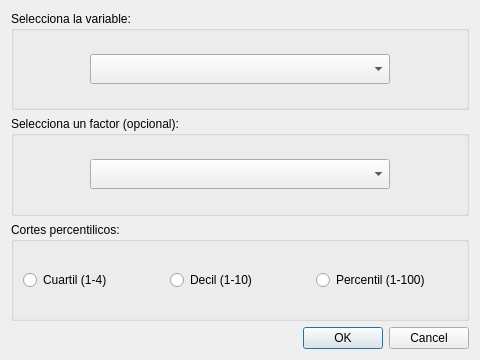
<?xml version="1.0" encoding="UTF-8"?>
<ui version="4.0">
 <class>agregado</class>
 <widget class="QDialog" name="agregado">
  <property name="geometry">
   <rect>
    <x>0</x>
    <y>0</y>
    <width>480</width>
    <height>360</height>
   </rect>
  </property>
  <property name="windowTitle">
   <string>Dialog</string>
  </property>
  <layout class="QGridLayout" name="gridLayout_2">
   <item row="0" column="0">
    <layout class="QGridLayout" name="gridLayout">
     <item row="5" column="0">
      <widget class="QGroupBox" name="groupBox">
       <property name="title">
        <string>Selecciona la variable:</string>
       </property>
       <layout class="QGridLayout" name="gridLayout_3">
        <item row="0" column="1">
         <widget class="QComboBox" name="cb_discretizar_1">
          <property name="minimumSize">
           <size>
            <width>300</width>
            <height>30</height>
           </size>
          </property>
         </widget>
        </item>
        <item row="0" column="0">
         <spacer name="horizontalSpacer">
          <property name="orientation">
           <enum>Qt::Horizontal</enum>
          </property>
          <property name="sizeHint" stdset="0">
           <size>
            <width>0</width>
            <height>20</height>
           </size>
          </property>
         </spacer>
        </item>
        <item row="0" column="2">
         <spacer name="horizontalSpacer_2">
          <property name="orientation">
           <enum>Qt::Horizontal</enum>
          </property>
          <property name="sizeHint" stdset="0">
           <size>
            <width>40</width>
            <height>20</height>
           </size>
          </property>
         </spacer>
        </item>
       </layout>
      </widget>
     </item>
     <item row="6" column="0">
      <widget class="QGroupBox" name="groupBox_2">
       <property name="title">
        <string>Selecciona un factor (opcional):</string>
       </property>
       <layout class="QGridLayout" name="gridLayout_4">
        <item row="0" column="1">
         <widget class="QComboBox" name="cb_discretizar_2">
          <property name="minimumSize">
           <size>
            <width>300</width>
            <height>30</height>
           </size>
          </property>
         </widget>
        </item>
        <item row="0" column="0">
         <spacer name="horizontalSpacer_3">
          <property name="orientation">
           <enum>Qt::Horizontal</enum>
          </property>
          <property name="sizeHint" stdset="0">
           <size>
            <width>40</width>
            <height>20</height>
           </size>
          </property>
         </spacer>
        </item>
        <item row="0" column="2">
         <spacer name="horizontalSpacer_4">
          <property name="orientation">
           <enum>Qt::Horizontal</enum>
          </property>
          <property name="sizeHint" stdset="0">
           <size>
            <width>40</width>
            <height>20</height>
           </size>
          </property>
         </spacer>
        </item>
       </layout>
      </widget>
     </item>
     <item row="7" column="0">
      <widget class="QGroupBox" name="groupBox_3">
       <property name="title">
        <string>Cortes percentilicos:</string>
       </property>
       <layout class="QGridLayout" name="gridLayout_5">
        <item row="0" column="1">
         <widget class="QRadioButton" name="rb_decil">
          <property name="text">
           <string>Decil (1-10)</string>
          </property>
         </widget>
        </item>
        <item row="0" column="0">
         <widget class="QRadioButton" name="rb_cuartil">
          <property name="text">
           <string>Cuartil (1-4)</string>
          </property>
         </widget>
        </item>
        <item row="0" column="2">
         <widget class="QRadioButton" name="rb_percentil">
          <property name="text">
           <string>Percentil (1-100)</string>
          </property>
         </widget>
        </item>
       </layout>
      </widget>
     </item>
    </layout>
   </item>
   <item row="1" column="0">
    <widget class="QDialogButtonBox" name="buttonBox">
     <property name="orientation">
      <enum>Qt::Horizontal</enum>
     </property>
     <property name="standardButtons">
      <set>QDialogButtonBox::Cancel|QDialogButtonBox::Ok</set>
     </property>
    </widget>
   </item>
  </layout>
 </widget>
 <resources/>
 <connections>
  <connection>
   <sender>buttonBox</sender>
   <signal>accepted()</signal>
   <receiver>agregado</receiver>
   <slot>accept()</slot>
   <hints>
    <hint type="sourcelabel">
     <x>248</x>
     <y>254</y>
    </hint>
    <hint type="destinationlabel">
     <x>157</x>
     <y>274</y>
    </hint>
   </hints>
  </connection>
  <connection>
   <sender>buttonBox</sender>
   <signal>rejected()</signal>
   <receiver>agregado</receiver>
   <slot>reject()</slot>
   <hints>
    <hint type="sourcelabel">
     <x>316</x>
     <y>260</y>
    </hint>
    <hint type="destinationlabel">
     <x>286</x>
     <y>274</y>
    </hint>
   </hints>
  </connection>
 </connections>
</ui>
